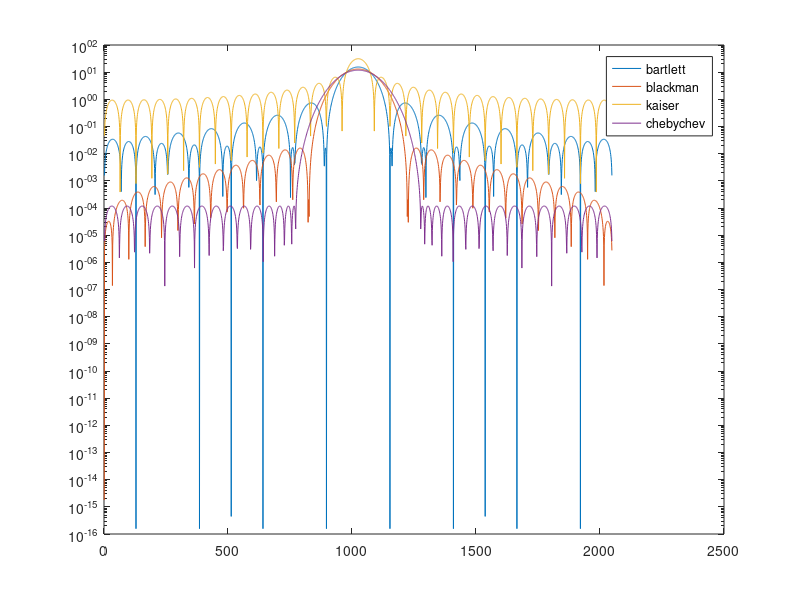

The MATLAB script that drew this image:
% --- a)
% instructions
N = 64;
k = 0:N-1;
Te = 1 / 128;  % => fe = 128

x = sin(2 * pi * 20 * k * Te);
% sin(2 * pi * f * t) => frequency = 20 Hz (t = k * Te)

plot(k, x)

% Théorème de Shanon: fe doit être au moins 2x plus grand que la fréquence
% ici freq = 20 Hz et fe = 128, soit 128 > 2 * 20. Le théorème d'échantillonnage est donc
% respecté

% --- b)
X = fft(x);
% non-zero values only:
% X = fftshift(x);
magX = abs(X);
plot(k, magX), title('module de la TF'), xlabel('k'), grid
% alt: 
% stem(k, magX), title('module de la TF'), xlabel('k'), grid
% => l'aspect du signal est donc deux Diracs

% pour un tracé en Hz
f = (0:N-1) / (N * Te);
plot(f, magX), title('module de la TF'), xlabel('f'), grid
% alt: 
% stem(f, magX), title('module de la TF'), xlabel('f'), grid


% --- c)
Y = fftshift(X);
magY = abs(Y);
f = (-N/2:(N/2) - 1) / (N * Te);
plot(f, magY);

% pour faire apparaitre un probleme: si une sin plus petites, les lobes
% de la sin principale peuvent masquer ceux de la sin secondaire
% absorbée:
x = sin(2 * pi * 20 * k * Te) + 0.05 * sin(2 * pi * 35 * k * Te);
% apparente:
% x = sin(2 * pi * 20 * k * Te) + 2 * sin(2 * pi * 35 * k * Te);

% affichage du sinus cardinal
nfft = 2048;
% zero padding
% x = [x zeros(1, nfft - N)];
% X = fftshift(abs(fft(x)));

% pour rendre visible la sinusoide plus petite
% (commenter aussi le zero padding):
X = fftshift(abs(fft(x.* hamming(N)', nfft)));

f = (-nfft/2:(nfft/2) - 1) / (nfft * Te);
plot(f, X);


% --- g)
N = 32;
nfft = 2048;

% raw
X_bartlett = bartlett(N);
X_blackman = blackman(N);
X_kaiser = kaiser(N);
X_chebwin = chebwin(N);

f = (-nfft/2:(nfft/2) - 1) / (nfft * Te);

semilogy([X_bartlett, X_blackman, X_kaiser, X_chebwin]);
legend('bartlett', 'blackman', 'kaiser', 'chebychev');

% fft
X_bartlett = fftshift(abs(fft(bartlett(N), nfft)));
X_blackman = fftshift(abs(fft(blackman(N), nfft)));
X_kaiser = fftshift(abs(fft(kaiser(N), nfft)));
X_chebwin = fftshift(abs(fft(chebwin(N), nfft)));

semilogy([X_bartlett, X_blackman, X_kaiser, X_chebwin]);
legend('bartlett', 'blackman', 'kaiser', 'chebychev');
